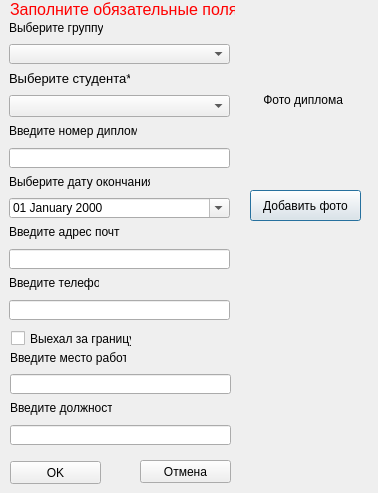
<?xml version="1.0" encoding="UTF-8"?>
<ui version="4.0">
 <class>AddOrEditVipusknik</class>
 <widget class="QDialog" name="AddOrEditVipusknik">
  <property name="geometry">
   <rect>
    <x>0</x>
    <y>0</y>
    <width>378</width>
    <height>493</height>
   </rect>
  </property>
  <property name="windowTitle">
   <string>Dialog</string>
  </property>
  <widget class="QLabel" name="label_error">
   <property name="geometry">
    <rect>
     <x>10</x>
     <y>0</y>
     <width>225</width>
     <height>19</height>
    </rect>
   </property>
   <property name="font">
    <font>
     <pointsize>12</pointsize>
    </font>
   </property>
   <property name="styleSheet">
    <string notr="true">color:red;</string>
   </property>
   <property name="text">
    <string>Заполните обязательные поля</string>
   </property>
  </widget>
  <widget class="QComboBox" name="comboBox_grupa">
   <property name="geometry">
    <rect>
     <x>9</x>
     <y>44</y>
     <width>221</width>
     <height>20</height>
    </rect>
   </property>
  </widget>
  <widget class="QLabel" name="label_stud">
   <property name="geometry">
    <rect>
     <x>9</x>
     <y>70</y>
     <width>121</width>
     <height>16</height>
    </rect>
   </property>
   <property name="font">
    <font>
     <pointsize>10</pointsize>
    </font>
   </property>
   <property name="text">
    <string>Выберите студента*</string>
   </property>
  </widget>
  <widget class="QLabel" name="label_grup">
   <property name="geometry">
    <rect>
     <x>9</x>
     <y>20</y>
     <width>94</width>
     <height>16</height>
    </rect>
   </property>
   <property name="text">
    <string>Выберите группу*</string>
   </property>
  </widget>
  <widget class="QComboBox" name="comboBox_student">
   <property name="geometry">
    <rect>
     <x>9</x>
     <y>95</y>
     <width>221</width>
     <height>22</height>
    </rect>
   </property>
   <property name="font">
    <font>
     <pointsize>10</pointsize>
    </font>
   </property>
  </widget>
  <widget class="QLineEdit" name="lineEdit_nomer_diploma">
   <property name="geometry">
    <rect>
     <x>9</x>
     <y>148</y>
     <width>221</width>
     <height>20</height>
    </rect>
   </property>
  </widget>
  <widget class="QLabel" name="label_foto_diploma">
   <property name="geometry">
    <rect>
     <x>240</x>
     <y>29</y>
     <width>131</width>
     <height>141</height>
    </rect>
   </property>
   <property name="sizePolicy">
    <sizepolicy hsizetype="Expanding" vsizetype="Expanding">
     <horstretch>0</horstretch>
     <verstretch>0</verstretch>
    </sizepolicy>
   </property>
   <property name="text">
    <string>       Фото диплома</string>
   </property>
  </widget>
  <widget class="QLabel" name="label_nomer_dipl">
   <property name="geometry">
    <rect>
     <x>9</x>
     <y>123</y>
     <width>128</width>
     <height>16</height>
    </rect>
   </property>
   <property name="text">
    <string>Введите номер диплома*</string>
   </property>
  </widget>
  <widget class="QPushButton" name="pushButton_addFoto">
   <property name="geometry">
    <rect>
     <x>250</x>
     <y>190</y>
     <width>111</width>
     <height>31</height>
    </rect>
   </property>
   <property name="text">
    <string>Добавить фото</string>
   </property>
   <property name="icon">
    <iconset resource="../resourses.qrc">
     <normaloff>:/img/img/add.png</normaloff>:/img/img/add.png</iconset>
   </property>
  </widget>
  <widget class="QDateEdit" name="dateEdit">
   <property name="geometry">
    <rect>
     <x>9</x>
     <y>198</y>
     <width>221</width>
     <height>20</height>
    </rect>
   </property>
   <property name="displayFormat">
    <string>dd MMMM yyyy</string>
   </property>
   <property name="calendarPopup">
    <bool>true</bool>
   </property>
  </widget>
  <widget class="QLineEdit" name="lineEdit_mail">
   <property name="geometry">
    <rect>
     <x>9</x>
     <y>249</y>
     <width>221</width>
     <height>20</height>
    </rect>
   </property>
  </widget>
  <widget class="QLineEdit" name="lineEdit_tel">
   <property name="geometry">
    <rect>
     <x>9</x>
     <y>300</y>
     <width>221</width>
     <height>20</height>
    </rect>
   </property>
  </widget>
  <widget class="QLineEdit" name="lineEdit_workspace">
   <property name="geometry">
    <rect>
     <x>10</x>
     <y>374</y>
     <width>221</width>
     <height>20</height>
    </rect>
   </property>
  </widget>
  <widget class="QLineEdit" name="lineEdit_doljn">
   <property name="geometry">
    <rect>
     <x>10</x>
     <y>425</y>
     <width>221</width>
     <height>20</height>
    </rect>
   </property>
  </widget>
  <widget class="QLabel" name="label_datas">
   <property name="geometry">
    <rect>
     <x>9</x>
     <y>174</y>
     <width>141</width>
     <height>16</height>
    </rect>
   </property>
   <property name="text">
    <string>Выберите дату окончания*</string>
   </property>
  </widget>
  <widget class="QLabel" name="label_adresEmail">
   <property name="geometry">
    <rect>
     <x>9</x>
     <y>224</y>
     <width>111</width>
     <height>16</height>
    </rect>
   </property>
   <property name="text">
    <string>Введите адрес почты</string>
   </property>
  </widget>
  <widget class="QLabel" name="label_telef">
   <property name="geometry">
    <rect>
     <x>9</x>
     <y>275</y>
     <width>90</width>
     <height>16</height>
    </rect>
   </property>
   <property name="text">
    <string>Введите телефон</string>
   </property>
  </widget>
  <widget class="QLabel" name="label_mestoRaboti">
   <property name="geometry">
    <rect>
     <x>10</x>
     <y>350</y>
     <width>116</width>
     <height>16</height>
    </rect>
   </property>
   <property name="text">
    <string>Введите место работы</string>
   </property>
  </widget>
  <widget class="QLabel" name="label_dolj">
   <property name="geometry">
    <rect>
     <x>10</x>
     <y>400</y>
     <width>102</width>
     <height>16</height>
    </rect>
   </property>
   <property name="text">
    <string>Введите должность</string>
   </property>
  </widget>
  <widget class="QPushButton" name="pushButton_ok">
   <property name="geometry">
    <rect>
     <x>10</x>
     <y>461</y>
     <width>91</width>
     <height>23</height>
    </rect>
   </property>
   <property name="text">
    <string>OK</string>
   </property>
   <property name="icon">
    <iconset resource="../resourses.qrc">
     <normaloff>:/img/img/ok.png</normaloff>:/img/img/ok.png</iconset>
   </property>
  </widget>
  <widget class="QPushButton" name="pushButton_cancel">
   <property name="geometry">
    <rect>
     <x>140</x>
     <y>460</y>
     <width>91</width>
     <height>23</height>
    </rect>
   </property>
   <property name="text">
    <string>Отмена</string>
   </property>
   <property name="icon">
    <iconset resource="../resourses.qrc">
     <normaloff>:/img/img/cancel.png</normaloff>:/img/img/cancel.png</iconset>
   </property>
  </widget>
  <widget class="QCheckBox" name="checkBox">
   <property name="geometry">
    <rect>
     <x>11</x>
     <y>330</y>
     <width>121</width>
     <height>17</height>
    </rect>
   </property>
   <property name="text">
    <string>Выехал за границу</string>
   </property>
  </widget>
 </widget>
 <resources>
  <include location="../resourses.qrc"/>
 </resources>
 <connections/>
</ui>
